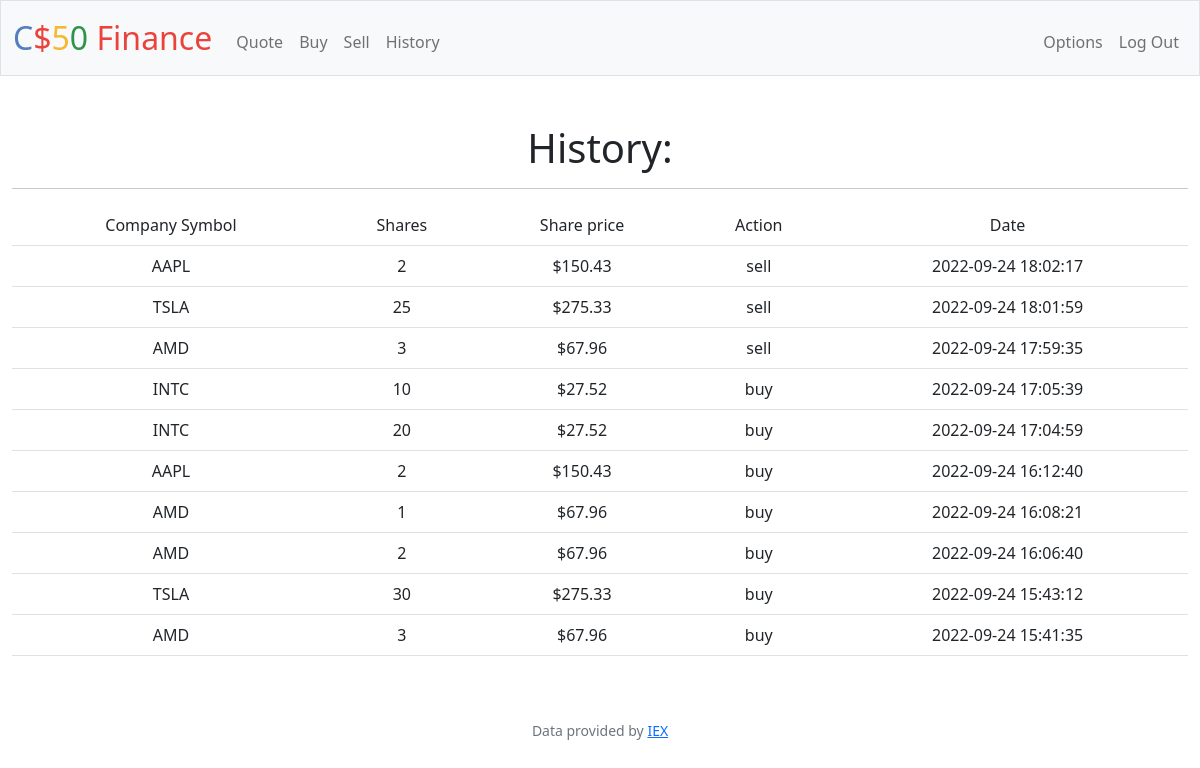
The app's page /history (signed in) with its own data.
### tables this page shows
CREATE TABLE transactions
(
    id INTEGER PRIMARY KEY NOT NULL,
    ttype TEXT NOT NULL,
    ttime DATETIME DEFAULT CURRENT_TIMESTAMP,
    symbol TEXT NOT NULL,
    shares INTEGER NOT NULL,
    tcash NUMERIC NOT NULL,
    user_id INTEGER NOT NULL,
    FOREIGN KEY (user_id) REFERENCES users(id)
);

### app.py (the view)
@app.route("/history")
@login_required
def history():
    info = db.execute("SELECT * FROM transactions WHERE user_id=? ORDER BY ttime DESC", session.get("user_id"))
    sharep = {}
    for row in info:
        sharep[row["symbol"]] = row["tcash"] / row["shares"]
        sharep[row["symbol"]] = usd(sharep[row["symbol"]])
    if len(info) > 0:
        return render_template("history.html", info=info, sharep=sharep)
    else:
        return render_template("historynope.html")

### app.py (called while the page is built)
@app.after_request
def after_request(response):
    response.headers["Cache-Control"] = "no-cache, no-store, must-revalidate"
    response.headers["Expires"] = 0
    response.headers["Pragma"] = "no-cache"
    return response

### helpers.py (called while the page is built)
def login_required(f):
    @wraps(f)
    def decorated_function(*args, **kwargs):
        if session.get("user_id") is None:
            return redirect("/login")
        return f(*args, **kwargs)
    return decorated_function

def usd(value):
    return f"${value:,.2f}"

### templates/history.html (shortened to what this page needs)
{% extends "layout.html" %}
{% block main %}
    <h1>History:</h1>
    <hr>
    <table class="table">
        <tr>
            <td>Company Symbol</td><td>Shares</td><td>Share price</td><td>Action</td><td>Date</td>
        </tr>
        {% for row in info %}
            <tr>
                <td>{{ row.symbol }}</td>
                <td>{{ row.shares }}</td>
                <td>{{ sharep[row.symbol] }}</td>
                <td>{{ row.ttype }}</td>
                <td>{{ row.ttime }}</td>
            </tr>
        {% endfor %}
    </table>
{% endblock %}

### templates/layout.html (shortened to what this page needs)
<!DOCTYPE html>
<html lang="en">
    <head>
        <link href="https://cdn.jsdelivr.net/npm/bootstrap@5.1.3/dist/css/bootstrap.min.css" rel="stylesheet">
        <link href="/static/styles.css" rel="stylesheet">
    </head>
    <body>
        <nav class="bg-light border navbar navbar-expand-md navbar-light">
            <div class="container-fluid">
                <a class="navbar-brand" href="/"><span class="blue">C</span><span class="red">$</span><span class="yellow">5</span><span class="green">0</span> <span class="red">Finance</span></a>
                <div class="collapse navbar-collapse" id="navbar">
                    {% if session["user_id"] %}
                        <ul class="navbar-nav me-auto mt-2">
                            <li class="nav-item"><a class="nav-link" href="/quote">Quote</a></li>
                            <li class="nav-item"><a class="nav-link" href="/buy">Buy</a></li>
                            <li class="nav-item"><a class="nav-link" href="/sell">Sell</a></li>
                            <li class="nav-item"><a class="nav-link" href="/history">History</a></li>
                        </ul>
                        <ul class="navbar-nav ms-auto mt-2">
                            <li class="nav-item"><a class="nav-link" href="/options">Options</a></li>
                            <li class="nav-item"><a class="nav-link" href="/logout">Log Out</a></li>
                        </ul>
                    {% else %}
                        <ul class="navbar-nav ms-auto mt-2">
                            <li class="nav-item"><a class="nav-link" href="/register">Register</a></li>
                            <li class="nav-item"><a class="nav-link" href="/login">Log In</a></li>
                        </ul>
                    {% endif %}
                </div>
            </div>
        </nav>
        <main class="container-fluid py-5 text-center">
            {% block main %}{% endblock %}
        </main>
        <footer class="mb-5 small text-center text-muted">
            Data provided by <a href="https://iexcloud.io/">IEX</a>
        </footer>
    </body>
</html>

### static/styles.css (style rules this page uses)
nav .navbar-brand { font-size: xx-large; }
nav .navbar-brand .blue { color: #537fbe; }
nav .navbar-brand .red { color: #ea433b; }
nav .navbar-brand .yellow { color: #f5b82e; }
nav .navbar-brand .green { color: #2e944b; }

### records on screen
transactions: symbol "AAPL", shares "2", symbol "$150.43", ttype "sell", ttime "2022-09-24 18:02:17"
transactions: symbol "TSLA", shares "25", symbol "$275.33", ttype "sell", ttime "2022-09-24 18:01:59"
transactions: symbol "AMD", shares "3", symbol "$67.96", ttype "sell", ttime "2022-09-24 17:59:35"
transactions: symbol "INTC", shares "10", symbol "$27.52", ttype "buy", ttime "2022-09-24 17:05:39"
transactions: symbol "INTC", shares "20", symbol "$27.52", ttype "buy", ttime "2022-09-24 17:04:59"
transactions: symbol "AAPL", shares "2", symbol "$150.43", ttype "buy", ttime "2022-09-24 16:12:40"
transactions: symbol "AMD", shares "1", symbol "$67.96", ttype "buy", ttime "2022-09-24 16:08:21"
transactions: symbol "AMD", shares "2", symbol "$67.96", ttype "buy", ttime "2022-09-24 16:06:40"
transactions: symbol "TSLA", shares "30", symbol "$275.33", ttype "buy", ttime "2022-09-24 15:43:12"
transactions: symbol "AMD", shares "3", symbol "$67.96", ttype "buy", ttime "2022-09-24 15:41:35"
